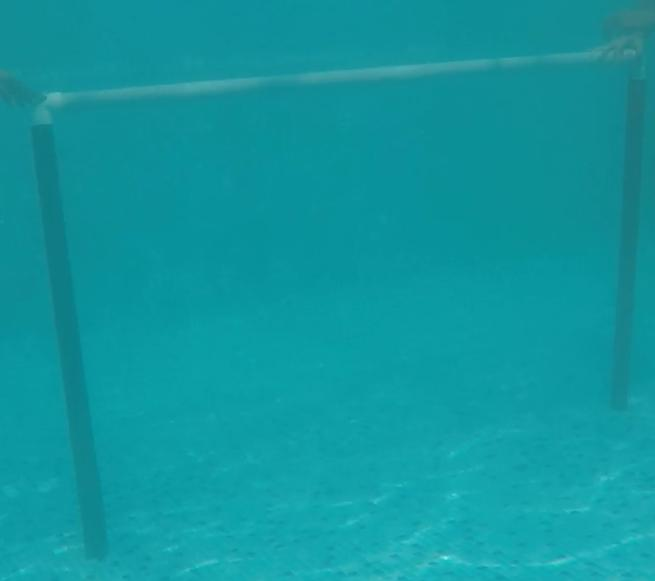
#> input picture opencv/underwater_gate.jpeg, 655 x 581 px, found by its file name
$ python gate_2.py
#> lines starting #> are read from the running program, lines starting #| are printed output that depends on the picture
### opencv/Python_Code/gen_bg_sub.py
import cv2
import numpy as np

def avg_kern(img, ksize):

	h = img.shape[0]
	w = img.shape[1]

	dest = np.zeros((h-ksize[0], w-ksize[1], 3), dtype = int)
	karea = ksize[0] * ksize[1]
	print(ksize)
	i, j = 0, 0
	for i in range(w-ksize[0]):
		for j in range(h-ksize[1]):
			# print(i, j)

			for x in range(i, i+ksize[0]):
				for y in range(j, j+ksize[1]):

					dest[i][j][0] += img[x][y][0]
					dest[i][j][1] += img[x][y][1]
					dest[i][j][2] += img[x][y][2]

					y += 1
				x += 1

			j += ksize[0]
		i += ksize[1]

	dest = np.array(dest).astype(np.uint8)

	return dest


# [13 lines that do not run on import are left out]

### opencv/Python_Code/gate_2.py
import cv2
import numpy as np
from gen_bg_sub import avg_kern

org = cv2.imread("/home/sub0811/Desktop/practice/opencv/underwater_gate.jpeg")
#> org is the input picture: shape (581, 655, 3); mean B, G, R 158.9, 150.7, 16.2
org = cv2.resize(org, (300, 300))
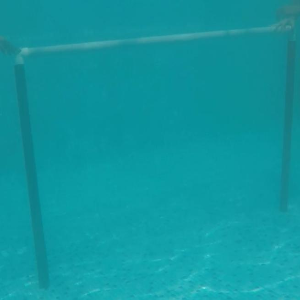
#> org: shape (300, 300, 3); mean B, G, R 158.9, 150.6, 16.1
gray = cv2.cvtColor(org, cv2.COLOR_BGR2GRAY)
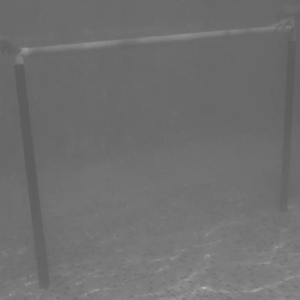
#> gray: shape (300, 300); min 90, max 193, mean 111.4

cv2.imshow("original_gray", gray)


avg = avg_kern(org, (2, 2))
#> after the loop in avg_kern, `for i in range(w-ksize[0]):`:
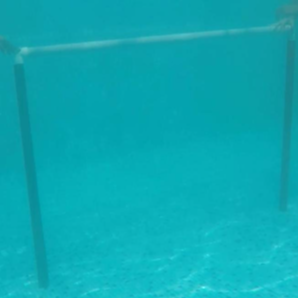
#> dest: shape (298, 298, 3) int64; mean B, G, R 635.4, 602.2, 64.2; drawn with min black and max white
#> after the loop in avg_kern, `for i in range(w-ksize[0]):`: j = 299
cv2.imshow("iter1", avg)
avg = avg_kern(avg, (2, 2))
#> call 2 of avg_kern, with ksize = (2, 2)
#> after the loop in avg_kern (call 2), `for i in range(w-ksize[0]):`:
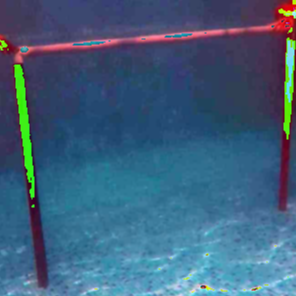
#> dest: shape (296, 296, 3) int64; mean B, G, R 495.6, 382.8, 253.3; drawn with min black and max white
#> after the loop in avg_kern (call 2), `for i in range(w-ksize[0]):`: j = 297
#> in avg_kern (call 2), `dest = np.array(dest).astype(np.uint8)`:
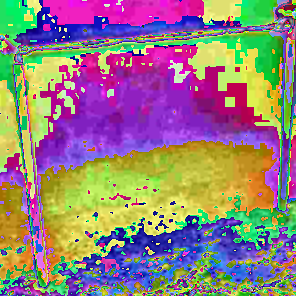
#> dest: shape (296, 296, 3); mean B, G, R 125.3, 125.7, 146.9
cv2.imshow("iter2", avg)

cv2.imwrite("avg_gate.jpeg", avg)
avg_gray = cv2.cvtColor(avg, cv2.COLOR_BGR2GRAY)
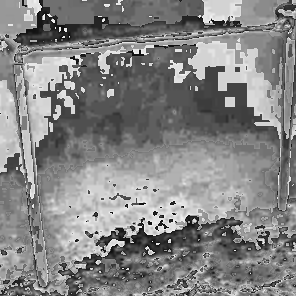
#> avg_gray: shape (296, 296); min 10, max 246, mean 132
cv2.imshow("gray", avg_gray)
edged = cv2.Canny(avg, 50, 80)
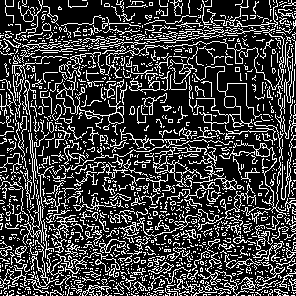
#> edged: shape (296, 296); 24% white in thin lines or dots

cv2.imshow("edged", edged)

cv2.waitKey()

$ run again, with opencv/bg.png saved as opencv/underwater_gate.jpeg
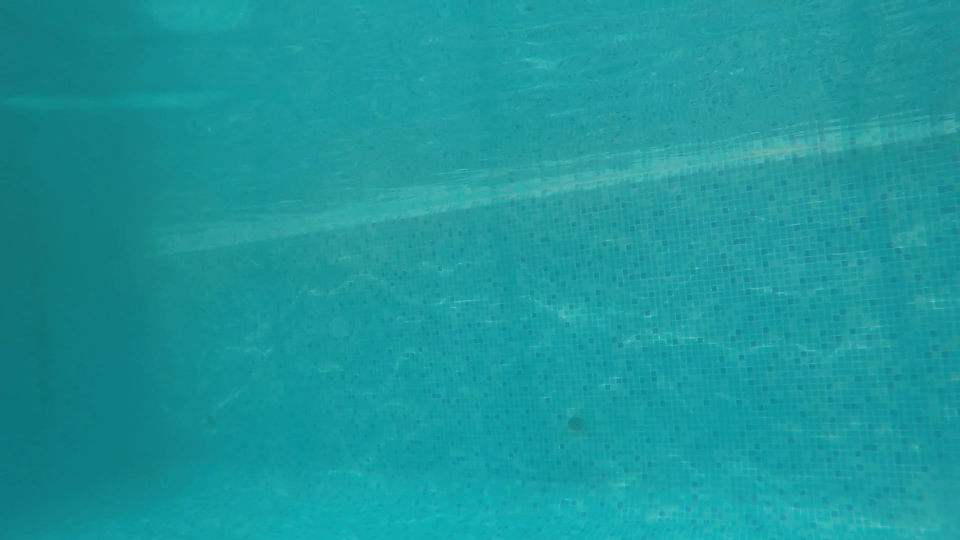
#> input picture opencv/bg.png, 1920 x 1080 px, found by its file name (shown at 1/2 size)
#> org is the input picture: shape (1080, 1920, 3); mean B, G, R 155.3, 150.8, 27.3
#> org: shape (300, 300, 3)
#> after the loop in avg_kern, `for i in range(w-ksize[0]):`: j = 299
#> after the loop in avg_kern (call 2), `for i in range(w-ksize[0]):`:
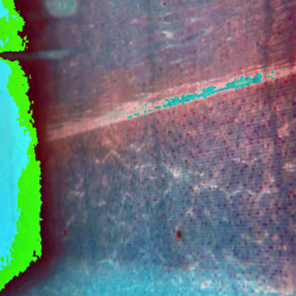
#> dest: shape (296, 296, 3) int64; mean B, G, R 478.7, 465.2, 428.2; drawn with min black and max white
#> after the loop in avg_kern (call 2), `for i in range(w-ksize[0]):`: j = 297
#> `edged = cv2.Canny(avg, 50, 80)`:
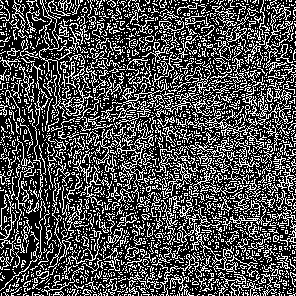
#> edged: shape (296, 296); 30.6% white in thin lines or dots

$ run again, with opencv/orb_test.png saved as opencv/underwater_gate.jpeg
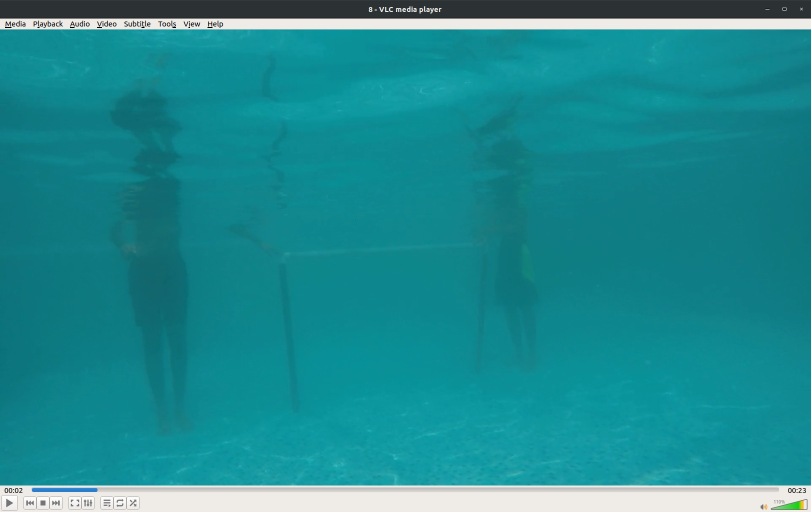
#> input picture opencv/orb_test.png, 1621 x 1023 px, found by its file name (shown at 1/2 size)
#> org is the input picture: shape (1023, 1621, 3); mean B, G, R 145.1, 138.6, 31.4
#> org: shape (300, 300, 3)
#> after the loop in avg_kern, `for i in range(w-ksize[0]):`: j = 299
#> after the loop in avg_kern (call 2), `for i in range(w-ksize[0]):`:
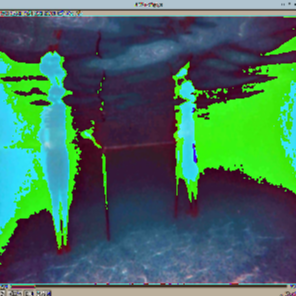
#> dest: shape (296, 296, 3) int64; mean B, G, R 373.9, 437.5, 273.9; drawn with min black and max white
#> after the loop in avg_kern (call 2), `for i in range(w-ksize[0]):`: j = 297
#> `edged = cv2.Canny(avg, 50, 80)`:
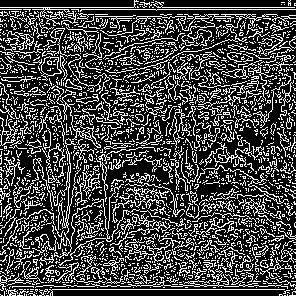
#> edged: shape (296, 296); 27.5% white in thin lines or dots
